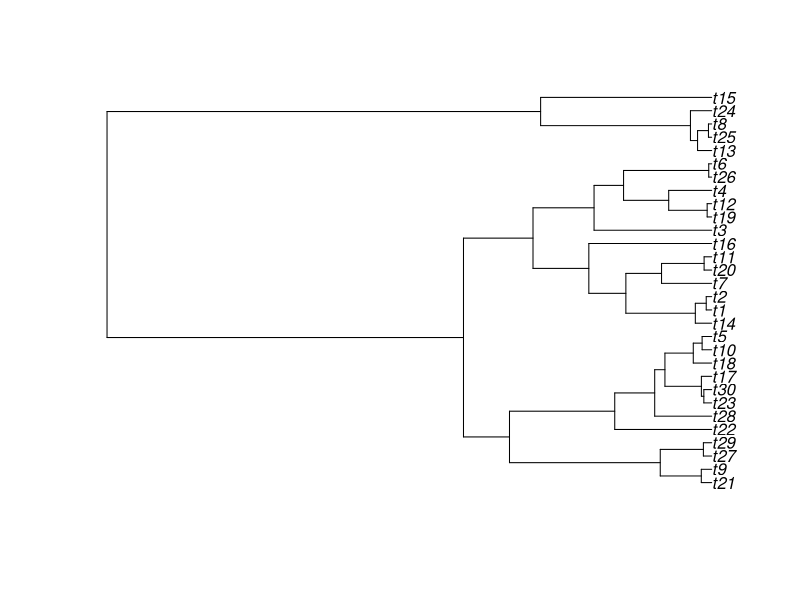

R code for this plot:
################################
## Author: Your name        ####
## Date: 08.18.17           ####
## Purpose: My first script ####
################################


rm(list=ls())


### chunk 1

for(i in 1:10){ # for loop run from 1 to 10
  print("Hello world!") # write Hello world 10 times
  print(i*i) # also print each number multiplied by itself 
}



### chunk 2

# A simple function that needs functions from the ape library to run
# ape is a library of functions for analysis of evolutionary relationships:
Tree <- function(x){
  #this function creates a plot of a random evolutionary tree
  #of size x
  require(ape)
  tree <- rcoal(x)
  plot(tree)
}
Tree(30)

### chunk 3

Isit <- function(x){
  if (x == 10)
    print("It's a ten!")
  else print("Not a ten...")
}


Isit(10)

Isit(1)
